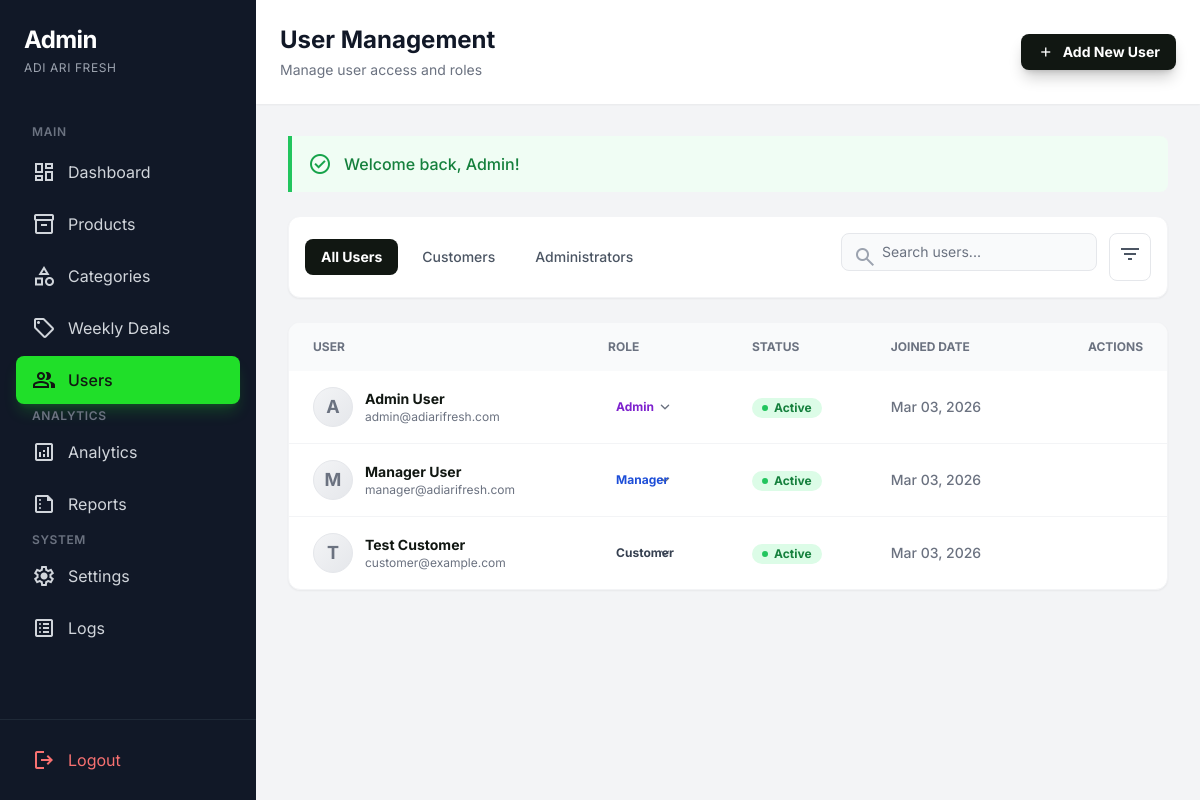
Page /admin/users (signed in) on the committed database.
### tables this page shows
CREATE TABLE IF NOT EXISTS users (
    id INT PRIMARY KEY AUTO_INCREMENT,
    first_name VARCHAR(100) NOT NULL,
    last_name VARCHAR(100) NOT NULL,
    email VARCHAR(100) UNIQUE NOT NULL,
    password VARCHAR(255) NOT NULL,
    phone VARCHAR(20),
    role ENUM('customer', 'manager', 'admin') DEFAULT 'customer',
    status ENUM('active', 'inactive') DEFAULT 'active',
    login_attempts INT DEFAULT 0,
    lockout_until DATETIME NULL,
    last_login_at DATETIME NULL,
    last_login_ip VARCHAR(45) NULL,
    email_verified_at DATETIME NULL,
    email_verification_token VARCHAR(255) NULL,
    password_reset_token VARCHAR(255) NULL,
    password_reset_expires DATETIME NULL,
    loyalty_points INT DEFAULT 0,
    total_purchases DECIMAL(12, 2) DEFAULT 0.00,
    created_at DATETIME DEFAULT CURRENT_TIMESTAMP,
    updated_at DATETIME DEFAULT CURRENT_TIMESTAMP ON UPDATE CURRENT_TIMESTAMP,
    INDEX idx_email (email),
    INDEX idx_role (role),
    INDEX idx_status (status),
    INDEX idx_reset_token (password_reset_token)
);

### app/views/admin/users.php (the view, shortened to what the rows shown need)
<?php
$users = $users ?? [];
?>
<div class="bg-gray-100 min-h-screen font-sans">
    <div class="flex h-screen overflow-hidden">
        <aside id="sidebar" class="w-64 bg-gray-900 text-white flex-shrink-0 flex flex-col transition-transform duration-300 fixed md:relative z-50 h-full -translate-x-full md:translate-x-0">
            <div class="p-6 flex items-center justify-between">
                <div>
                    <h2 class="text-2xl font-bold tracking-tight">Admin</h2>
                </div>
            </div>
        </aside>
        <div class="flex-1 overflow-auto w-full">
            <header class="bg-white shadow-sm p-6 sticky top-0 z-30 flex justify-between items-center gap-4">
                <div class="flex items-center gap-4">
                    <div>
                        <h1 class="text-2xl font-bold text-gray-900">User Management</h1>
                    </div>
                </div>
            </header>
            <main class="p-8">
                <div class="bg-white rounded-xl border border-gray-100 shadow-sm overflow-hidden">
                    <div class="overflow-x-auto">
                        <table class="w-full text-left border-collapse">
                            <thead class="bg-gray-50 text-xs uppercase text-gray-500 font-bold">
                                <tr>
                                    <th class="px-6 py-4">User</th>
                                    <th class="px-6 py-4">Role</th>
                                    <th class="px-6 py-4">Status</th>
                                    <th class="px-6 py-4">Joined Date</th>
                                    <th class="px-6 py-4 text-right">Actions</th>
                                </tr>
                            </thead>
                            <tbody class="divide-y divide-gray-100 text-sm">
                                <?php foreach ($users as $u): ?>
                                    <tr class="hover:bg-gray-50 transition-colors group">
                                        <td class="px-6 py-4">
                                            <div class="flex items-center gap-3">
                                                <div class="w-10 h-10 rounded-full bg-gradient-to-br from-gray-100 to-gray-200 flex items-center justify-center text-gray-500 font-bold text-lg border border-gray-200">
                                                    <?= strtoupper(substr($u['first_name'], 0, 1)) ?>
                                                </div>
                                                <div>
                                                    <div class="font-bold text-[#111712]"><?= htmlspecialchars($u['first_name'] . ' ' . $u['last_name']) ?></div>
                                                    <div class="text-gray-500 text-xs"><?= htmlspecialchars($u['email']) ?></div>
                                                </div>
                                            </div>
                                        </td>
                                        <td class="px-6 py-4">
                                            <form method="post" action="/admin/user/<?= (int)$u['id'] ?>/role" class="inline">
                                                <select name="role" onchange="this.form.submit()" class="bg-transparent border-none text-xs font-bold px-2 py-1 rounded-full cursor-pointer focus:ring-1 focus:ring-[#20df29]
                                                    <?= ($u['role'] === 'admin') ? 'bg-purple-100 text-purple-700' : (($u['role'] === 'manager') ? 'bg-blue-100 text-blue-700' : 'bg-gray-100 text-gray-700') ?>">
                                                    <option value="customer" <?= ($u['role'] ?? '') === 'customer' ? 'selected' : '' ?>>Customer</option>
                                                    <option value="manager" <?= ($u['role'] ?? '') === 'manager' ? 'selected' : '' ?>>Manager</option>
                                                    <option value="admin" <?= ($u['role'] ?? '') === 'admin' ? 'selected' : '' ?>>Admin</option>
                                                </select>
                                            </form>
                                        </td>
                                        <td class="px-6 py-4">
                                            <span class="inline-flex items-center px-2.5 py-0.5 rounded-full text-xs font-bold bg-green-100 text-green-700">
                                                <span class="w-1.5 h-1.5 rounded-full bg-green-500 mr-1.5"></span>
                                                Active
                                            </span>
                                        </td>
                                        <td class="px-6 py-4 text-gray-500 font-medium">
                                            <?= date('M d, Y', strtotime($u['created_at'] ?? 'now')) ?>
                                        </td>
                                        <td class="px-6 py-4 text-right">
                                        </td>
                                    </tr>
                                <?php endforeach; ?>
                            </tbody>
                        </table>
                    </div>
                </div>
            </main>
        </div>
    </div>
</div>

### rows in the picture
users: first_name "A", first_name+last_name "Admin User", email "admin@adiarifresh.com", role "Admin", created_at "Mar 03, 2026"
users: first_name "M", first_name+last_name "Manager User", email "manager@adiarifresh.com", role "Manager", created_at "Mar 03, 2026"
users: first_name "T", first_name+last_name "Test Customer", email "customer@example.com", role "Customer", created_at "Mar 03, 2026"

### other values in the picture
$success "Welcome back, Admin!"
